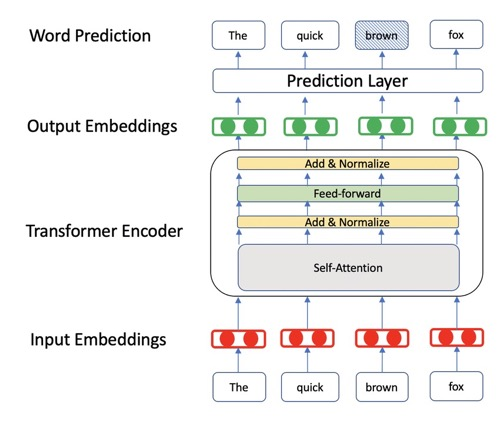
#> input picture images/bert/bert_backbone.jpg, 500 x 421 px
$ python -i runmodel.py   (imports and definitions only)
#> lines starting #> are read from the running program, lines starting #| are printed output that depends on the picture
import os
import cv2
import glob
import hashlib
import numpy as np
from PIL import Image

import tvm
from tvm.contrib import graph_runtime
from tqdm import tqdm

import sys
sys.path.append(os.path.abspath(os.path.join(os.path.dirname(__file__), '../../../..')))
from classification.common.utils import get_activation_aligned_faster, find_file_by_suffix


def get_image_data(image_file, hints=[],input_shape = [1, 3, 256, 256]):
    """fix shape resize"""
    size = [input_shape[2],input_shape[3]]
    mean = [
        0.485,
        0.456,
        0.406
    ]
    std = [
        0.229,
        0.224,
        0.225
    ]

    image = Image.open(image_file)
#> image is the input picture: PIL image 500x421 RGB; mean R, G, B 239.6, 238.9, 236.6
    if image.mode != "RGB":
        image = image.convert("RGB")
    if len(hints) != 0:
        y1 = max(0, int(round((hints[0] - size[0]) / 2.0)))
        x1 = max(0, int(round((hints[1] - size[1]) / 2.0)))
        y2 = min(hints[0], y1 + size[0])
        x2 = min(hints[1], x1 + size[1])
        image = image.resize(hints)
        image = image.crop((x1, y1, x2, y2))
    else:
        image = image.resize((size[1], size[0]))
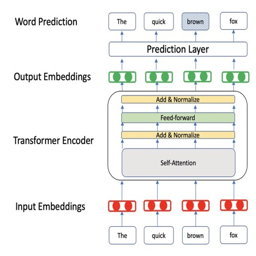
#> image: PIL image 256x256 RGB; mean R, G, B 239.4, 238.7, 236.4
    image = np.ascontiguousarray(image)
    if mean[0] < 1 and std[0] < 1:
        image = image.astype(np.float32)
#> image: shape (256, 256, 3) float32
        image /= 255.0
        image -= np.array(mean)
        image /= np.array(std)
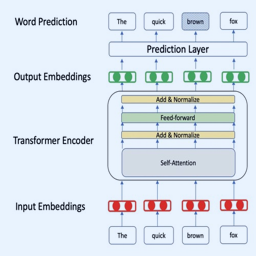
#> image: shape (256, 256, 3) float32; mean R, G, B 1.98, 2.14, 2.32; drawn with min black and max white
    else:
        image = image - np.array(mean)  # mean
        image /= np.array(std)  # std
    image = image.transpose((2, 0, 1))
    image = image[np.newaxis, :]
    return image

class Runner(object):
    # [78 lines left out: functions __init__, _get_model, run, not called in this run]

import argparse

def parse_int_list(value):
    return [int(x) for x in value.split(',')]

parser = argparse.ArgumentParser(description="RUN RESNET WITH VSX")
# [15 lines not run here, left out]

"""
ppcls dlanet fp16精度
top1_rate: 75.04 top5_rate: 92.396

timm dlanet  fp16精度
top1_rate: 75.03 top5_rate: 92.402

ucbdrive dlanet fp16精度
top1_rate: 73.028 top5_rate: 91.176
"""

>>> result = get_image_data('../../../../../images/bert/bert_backbone.jpg')

$ run again, on images/bert/bert_token.png
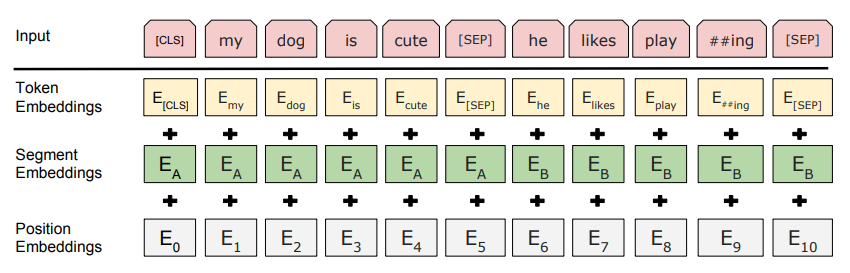
#> input picture images/bert/bert_token.png, 850 x 273 px
#> in get_image_data, image is the input picture: PIL image 850x273 RGBA; mean R, G, B, A 227.3, 225.5, 218.1, 255
#> in get_image_data, `image = image.resize((size[1], size[0]))`:
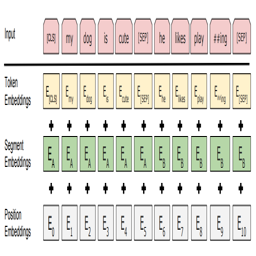
#> image: PIL image 256x256 RGB; mean R, G, B 226.9, 225.2, 217.8
#> in get_image_data, `image /= np.array(std)`:
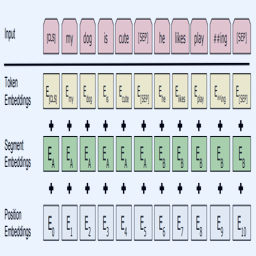
#> image: shape (256, 256, 3) float32; mean R, G, B 1.77, 1.91, 1.99; drawn with min black and max white
